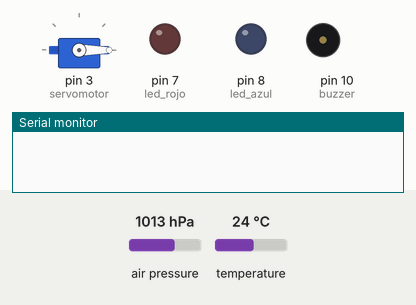
The sketch below on a simulated Arduino Uno, built with avr-gcc and run on an emulated ATmega328P. Parts: servo, output pins drawn as LEDs (lit = HIGH), buzzer (waves = sounding), the last lines printed to the serial monitor. Inputs (shaded band) come from the test bench; at power-on: air pressure 1013 hPa, temperature 24 °C. Storage starts empty.

Above: at 0.1 s.
At 2.2 s:
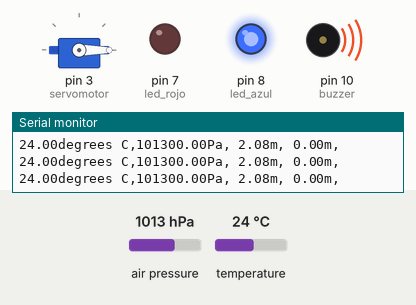
2.3 s: air pressure set to 1016 hPa
At 2.9 s:
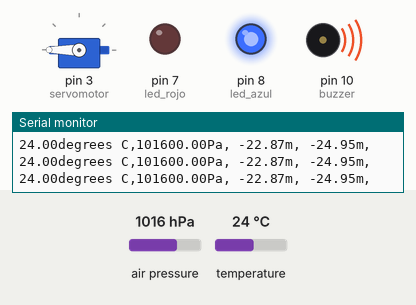
Timing chart, 0 to 5.3 s (numbered marks = the images above; inputs shaded):
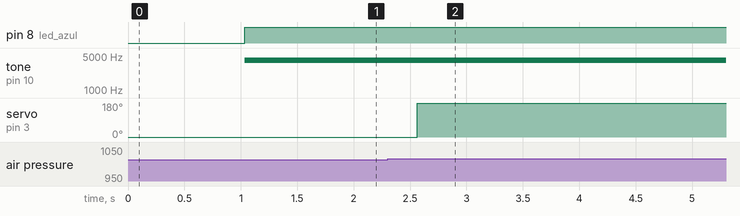

Measured:
- the behaviour switches between 1013 and 1014 hPa on air pressure (found by bisection; images 1 and 2)
- after the input at 2.3 s, servo on pin 3 (servomotor): 0° → 180° after 0.26 s

The sketch:

final_code_water_rocket.ino
```cpp
#include <SD.h> //carga la libreria SD.h
#include<SPI.h> //carga la libreria SPI.h
#include "Adafruit_BMP085.h"  // importa la libreria de para emplear bmp085-bmp180
#include <Servo.h>

Adafruit_BMP085 bmp180;  // crea un objeto sensor llamado bmp180


float tempC;  //Variable de temperatura en *C
float pressure; //Variable para mantener la lectura de presión
float altitud;  //Variable para mantener la altitud
float altitud_init;//Lee altitud en metros

float altura_max = 0;
float altura;
int cont = 0; //contador
int led_rojo = 7;
int led_azul = 8;
int buzzer = 10;

int chipSelect = 4; //chipSelect pin para la tarjeta SD Reader
File bmp180_Data; //Objeto de datos en el que se escribirán los datos de sensor
Servo servomotor;
void setup(){
Serial.begin(9600); //turn on serial monitor


//bmp180.begin();   //tambien se puede inciar el sensor de esta manera
 if ( !bmp180.begin() ) {       // si falla la comunicacion con el sensor mostrar
    Serial.println("BMP180 no encontrado !"); // texto y detener flujo del programa
    error();
    while (1);// mediante bucle infinito
  }

pinMode(buzzer, OUTPUT);
pinMode(led_rojo, OUTPUT);
pinMode(led_azul, OUTPUT);


//SD.begin(4); //Initialize the SD card reader
if (!SD.begin(4)) {      // inicializacion de tarjeta SD
    Serial.println("fallo en inicializacion !");// si falla se muestra texto correspondiente y
    error();
    return;         // se sale del setup() para finalizar el programa
  }

servomotor.attach(3);
servomotor.write(0);

altitud_init=bmp180.readAltitude();//Lee altitud en metros

delay (1000);
}

void loop() {
tempC = bmp180.readTemperature(); //  Lee temperatura en *C
pressure=bmp180.readPressure(); //Le presion en pascal
altitud=bmp180.readAltitude();//Lee altitud en metros
altura = altitud - altitud_init;

bmp180_Data = SD.open("PTData.txt", FILE_WRITE);
conectado();

if (bmp180_Data) {
Serial.print(tempC);
Serial.print("degrees C,");
Serial.print(pressure);
Serial.print("Pa, ");
Serial.print(altitud);
Serial.print("m, ");
Serial.print(altura);
Serial.println("m, ");
delay(150); //Pause entre lecturas.

 //Escribe los datos del sensor
bmp180_Data.print(cont+1);
bmp180_Data.print(",");
bmp180_Data.print(tempC);
bmp180_Data.print(",");
bmp180_Data.print(pressure);
bmp180_Data.print(","); //write a commma
bmp180_Data.print(altitud);
bmp180_Data.print(","); //write a commma
bmp180_Data.println(altura);
bmp180_Data.close();                                  //cierra el archivo
}


        if (altura_max < altura)
        {
          altura_max = altura;
        }
        if (altura_max > altura+2.1)
        {
           servomotor.write(180);

        }


}


void conectado()
{

  digitalWrite(led_azul, HIGH);
  tone(buzzer, 4100, 180);

}

void error()
{
  digitalWrite(led_rojo, HIGH);
  tone(buzzer, 1000, 500);
  delay(600);
  tone(buzzer, 1000, 500);
  delay(600);
}
```
